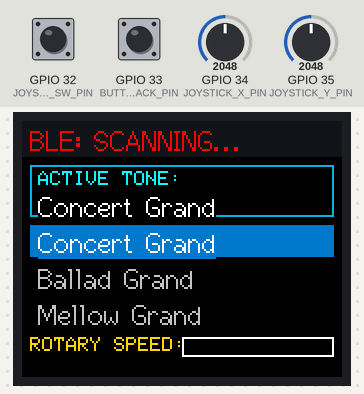
Simulated run of this program. Board: ESP32. On the bench: 160×128 colour display. The inputs (shaded band) are chosen by the test bench; at power-on: GPIO 35 (JOYSTICK_Y_PIN) = 2048, GPIO 32 (JOYSTICK_SW_PIN) HIGH, GPIO 34 (JOYSTICK_X_PIN) = 2048, GPIO 33 (BUTTON_BACK_PIN) HIGH. Nothing arrives over Bluetooth unless stated.

Above: at 1.3 s.
1.4 s: GPIO 35 (JOYSTICK_Y_PIN) set to 2933
2.9 s: GPIO 35 (JOYSTICK_Y_PIN) set to 3064
At 5.09 s:
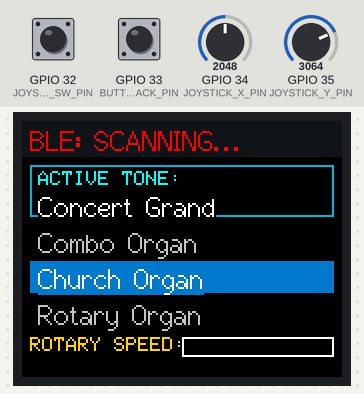
5.2 s: GPIO 32 (JOYSTICK_SW_PIN) pulled LOW for 0.15 s
At 6.6 s:
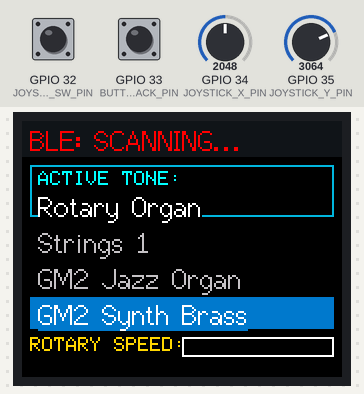
7.4 s: GPIO 35 (JOYSTICK_Y_PIN) set to 1046
8.9 s: GPIO 35 (JOYSTICK_Y_PIN) set to 938
At 9.39 s:
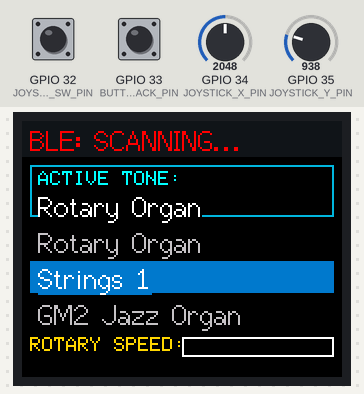
11.9 s: GPIO 34 (JOYSTICK_X_PIN) set to 2866
At 13.2 s:
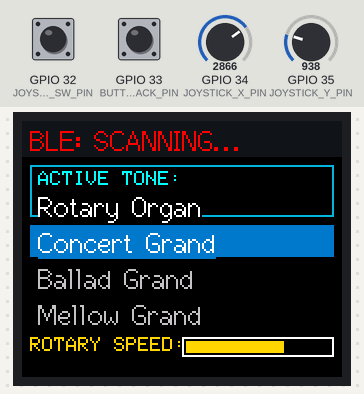
Timing chart, 0 to 14.4 s (numbered marks = the images above; inputs shaded):
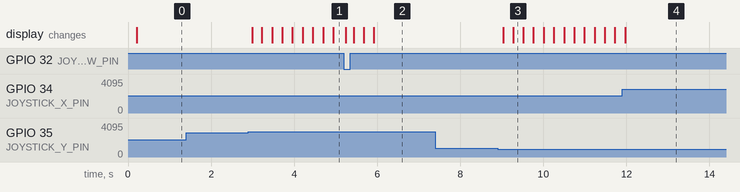

The program:

main.cpp
```cpp
#include <Arduino.h>
#include <TFT_eSPI.h>
#include <BLEDevice.h>
#include <BLEUtils.h>
#include <BLEScan.h>
#include <BLEClient.h>

// --- Hardware Pin Definitions ---
#define JOYSTICK_X_PIN  34
#define JOYSTICK_Y_PIN  35
#define JOYSTICK_SW_PIN 32
#define BUTTON_BACK_PIN 33

// --- MIDI BLE UUIDs for Roland FP-30X ---
static BLEUUID midiServiceUUID("03B80E5A-EDE8-4B33-A751-6CE34E4C7000");
static BLEUUID midiCharUUID("7772E528-C0F2-4F2B-9E61-317329598C71");

// --- Screen & Rendering Setup ---
TFT_eSPI tft = TFT_eSPI();
TFT_eSprite canvas = TFT_eSprite(&tft);

// --- Roland FP-30X Preset Data Structure ---
struct RolandTone {
  const char* name;
  uint8_t msb;
  uint8_t lsb;
  uint8_t pc;
};

const RolandTone TONE_BANK[] = {
  {"Concert Grand", 0, 0, 0},
  {"Ballad Grand",  0, 0, 1},
  {"Mellow Grand",  0, 0, 2},
  {"Bright Grand",  0, 0, 3},
  {"1976 E.Piano",  0, 0, 4},
  {"Tine E.Piano",  0, 0, 5},
  {"Synth Bell",    0, 0, 10},
  {"Pipe Organ",    0, 0, 14},
  {"Combo Organ",   0, 0, 15},
  {"Church Organ",  0, 0, 16},
  {"Rotary Organ",  0, 0, 17},
  {"Strings 1",     0, 0, 19},
  {"GM2 Jazz Organ",121,0, 16},
  {"GM2 Synth Brass",121,0, 62}
};
const int TOTAL_TONES = sizeof(TONE_BANK) / sizeof(RolandTone);

// --- State Variables ---
enum AppScreen { SCREEN_CONTROL, SCREEN_SAVER };
AppScreen currentScreen = SCREEN_CONTROL;

int selectedToneIndex = 0;
int activeToneIndex = 0;
uint8_t lastRotaryVal = 255;
unsigned long lastInputTime = 0;
const unsigned long IDLE_TIMEOUT_MS = 30000; // 30s auto screensaver

// --- BLE Client State ---
BLERemoteCharacteristic* pRemoteCharacteristic = nullptr;
BLEClient* pClient = nullptr;
bool bleConnected = false;
bool bleConnecting = false;
BLEAdvertisedDevice* targetDevice = nullptr;

// --- Wave Screensaver Class ---
class WaveScreensaver {
private:
  uint8_t sinTable[256];
  uint16_t fadeLUT[64];
  uint8_t phase = 0;

public:
  void init(TFT_eSprite &spr) {
    for (int i = 0; i < 256; i++) {
      sinTable[i] = (uint8_t)((sin(i * 2.0 * PI / 256.0) + 1.0) * 127.5);
    }
    for (int i = 0; i < 64; i++) {
      uint8_t r = 30  + (225 * i) / 63;
      uint8_t g = 140 + (115 * i) / 63;
      uint8_t b = 255 - (100 * i) / 63;
      fadeLUT[i] = spr.color565(r, g, b);
    }
  }

  void render(TFT_eSprite &spr) {
    spr.fillSprite(TFT_BLACK);

    // Header overlay
    spr.setTextColor(TFT_DARKGREY, TFT_BLACK);
    spr.drawString("ROLAND FP-30X IDLE", 25, 10, 2);

    for (int x = 0; x < 160; x++) {
      uint8_t idx1 = (x * 1 + phase) % 256;
      uint8_t idx2 = (x * 2 - phase) % 256;
      int smoothSine = ((int)sinTable[idx1] * 3 + (int)sinTable[idx2]) / 4;
      int y1 = 45 + (smoothSine * 20 / 128);

      uint8_t idx3 = (x * 1 - phase) % 256;
      uint8_t idx4 = (x * 2 + phase * 2) % 256;
      int fadeSine = ((int)sinTable[idx3] * 3 + (int)sinTable[idx4]) / 4;
      int y2 = y1 + 12 + (fadeSine * 10 / 128);

      if (y1 >= 120) continue;
      if (y2 < y1) y2 = y1;
      if (y2 > 120) y2 = 120;

      int solidHeight = y2 - y1;
      if (solidHeight > 0) {
        spr.drawFastVLine(x, y1, solidHeight, fadeLUT[0]);
      }

      int fadeDist = 120 - y2;
      if (fadeDist > 0) {
        for (int y = y2; y < 120; y++) {
          int lutIndex = ((y - y2) * 63) / fadeDist;
          spr.drawPixel(x, y, fadeLUT[lutIndex]);
        }
      }
    }
    phase += 4;
    spr.pushSprite(0, 0);
  }
};

WaveScreensaver screensaver;

// --- MIDI BLE Packet Transmit Helper ---
void sendBLEMIDICommand(uint8_t status, uint8_t data1, uint8_t data2 = 0xFF) {
  if (!bleConnected || pRemoteCharacteristic == nullptr) return;

  uint8_t packet[5];
  packet[0] = 0x80; // Header byte with timestamp
  packet[1] = 0x80; // Timestamp byte
  packet[2] = status;
  packet[3] = data1;

  size_t len = 4;
  if (data2 != 0xFF) {
    packet[4] = data2;
    len = 5;
  }

  pRemoteCharacteristic->writeValue(packet, len, false);
}

void selectRolandTone(int index) {
  if (index < 0 || index >= TOTAL_TONES) return;
  RolandTone tone = TONE_BANK[index];

  // Send CC#0 (Bank Select MSB), CC#32 (Bank Select LSB), Program Change
  sendBLEMIDICommand(0xB0, 0x00, tone.msb);
  sendBLEMIDICommand(0xB0, 0x20, tone.lsb);
  sendBLEMIDICommand(0xC0, tone.pc);

  activeToneIndex = index;
}

void sendRotarySpeed(uint8_t val) {
  // CC#1 Modulation Wheel drives Leslie speed on Roland engines
  sendBLEMIDICommand(0xB0, 0x01, val);
}

// --- BLE Scanner Callbacks ---
class AdvertisedDeviceCallbacks : public BLEAdvertisedDeviceCallbacks {
  void onResult(BLEAdvertisedDevice advertisedDevice) {
    if (advertisedDevice.isAdvertisingService(midiServiceUUID)) {
      BLEDevice::getScan()->stop();
      targetDevice = new BLEAdvertisedDevice(advertisedDevice);
      bleConnecting = true;
    }
  }
};

bool connectToPiano() {
  pClient = BLEDevice::createClient();
  if (!pClient->connect(targetDevice)) return false;

  BLERemoteService* pRemoteService = pClient->getService(midiServiceUUID);
  if (pRemoteService == nullptr) {
    pClient->disconnect();
    return false;
  }

  pRemoteCharacteristic = pRemoteService->getCharacteristic(midiCharUUID);
  if (pRemoteCharacteristic == nullptr) {
    pClient->disconnect();
    return false;
  }

  bleConnected = true;
  bleConnecting = false;
  return true;
}

// --- UI Drawing Engine ---
void renderControlUI() {
  canvas.fillSprite(TFT_BLACK);

  // Status Header
  canvas.fillRect(0, 0, 160, 18, canvas.color565(20, 20, 30));
  if (bleConnected) {
    canvas.setTextColor(TFT_GREEN, canvas.color565(20, 20, 30));
    canvas.drawString("BLE: CONNECTED", 4, 2, 2);
  } else if (bleConnecting) {
    canvas.setTextColor(TFT_YELLOW, canvas.color565(20, 20, 30));
    canvas.drawString("BLE: CONNECTING...", 4, 2, 2);
  } else {
    canvas.setTextColor(TFT_RED, canvas.color565(20, 20, 30));
    canvas.drawString("BLE: SCANNING...", 4, 2, 2);
  }

  // Active Sound Title Box
  canvas.drawRect(4, 22, 152, 26, canvas.color565(0, 180, 220));
  canvas.setTextColor(TFT_CYAN, TFT_BLACK);
  canvas.drawString("ACTIVE TONE:", 8, 25, 1);
  canvas.setTextColor(TFT_WHITE, TFT_BLACK);
  canvas.drawString(TONE_BANK[activeToneIndex].name, 8, 35, 2);

  // Scrollable Tone Menu Window (Displays 3 items)
  int startIdx = max(0, selectedToneIndex - 1);
  if (startIdx + 3 > TOTAL_TONES) startIdx = max(0, TOTAL_TONES - 3);

  for (int i = 0; i < 3; i++) {
    int itemIdx = startIdx + i;
    if (itemIdx >= TOTAL_TONES) break;

    int y = 52 + (i * 18);
    if (itemIdx == selectedToneIndex) {
      canvas.fillRect(4, y, 152, 16, canvas.color565(0, 120, 200));
      canvas.setTextColor(TFT_WHITE, canvas.color565(0, 120, 200));
    } else {
      canvas.setTextColor(TFT_SILVER, TFT_BLACK);
    }
    canvas.drawString(TONE_BANK[itemIdx].name, 8, y + 1, 2);
  }

  // Real-Time Rotary Bar
  canvas.setTextColor(TFT_GOLD, TFT_BLACK);
  canvas.drawString("ROTARY SPEED:", 4, 108, 1);
  canvas.drawRect(80, 108, 76, 10, TFT_WHITE);
  int fillWidth = map((lastRotaryVal == 255) ? 0 : lastRotaryVal, 0, 127, 0, 72);
  canvas.fillRect(82, 110, fillWidth, 6, TFT_GOLD);

  canvas.pushSprite(0, 0);
}

// --- Setup & Loop ---
void setup() {
  Serial.begin(115200);

  // Configure Inputs
  pinMode(JOYSTICK_SW_PIN, INPUT_PULLUP);
  pinMode(BUTTON_BACK_PIN, INPUT_PULLUP);
  analogSetAttenuation(ADC_11db);

  // Initialize Display & Sprite
  tft.init();
  tft.setRotation(1); // 160x128 Landscape
  canvas.createSprite(160, 128);
  screensaver.init(canvas);

  // BLE Initialization
  BLEDevice::init("ESP32_FP30X_Ctrl");
  BLEScan* pBLEScan = BLEDevice::getScan();
  pBLEScan->setAdvertisedDeviceCallbacks(new AdvertisedDeviceCallbacks());
  pBLEScan->setActiveScan(true);
  pBLEScan->setInterval(100);
  pBLEScan->setWindow(99);
  pBLEScan->start(0, false);

  lastInputTime = millis();
}

void loop() {
  unsigned long now = millis();

  // BLE Connection Handler
  if (bleConnecting && targetDevice != nullptr) {
    if (!connectToPiano()) {
      bleConnecting = false;
      BLEDevice::getScan()->start(0, false);
    }
  }

  // Process Inputs
  int rawX = analogRead(JOYSTICK_X_PIN);
  int rawY = analogRead(JOYSTICK_Y_PIN);
  bool selectPressed = (digitalRead(JOYSTICK_SW_PIN) == LOW);
  bool backPressed = (digitalRead(BUTTON_BACK_PIN) == LOW);

  static unsigned long lastNavTime = 0;
  bool activityDetected = false;

  // Screensaver Wakeup Check
  if (currentScreen == SCREEN_SAVER) {
    if (rawY < 1000 || rawY > 3000 || rawX < 1000 || rawX > 3000 || selectPressed || backPressed) {
      currentScreen = SCREEN_CONTROL;
      lastInputTime = now;
      delay(200); // Debounce
      return;
    }
    screensaver.render(canvas);
    delay(16); // ~60 FPS update
    return;
  }

  // Navigation Y-Axis (Tone Menu)
  if (now - lastNavTime > 180) {
    if (rawY < 1000) { // Up
      selectedToneIndex = max(0, selectedToneIndex - 1);
      lastNavTime = now;
      activityDetected = true;
    } else if (rawY > 3000) { // Down
      selectedToneIndex = min(TOTAL_TONES - 1, selectedToneIndex + 1);
      lastNavTime = now;
      activityDetected = true;
    }
  }

  // Continuous Control X-Axis (Live Rotary Speaker Modulation)
  if (rawX < 1200 || rawX > 2800) {
    uint8_t rotaryVal = map(constrain(rawX, 0, 4095), 0, 4095, 0, 127);
    if (abs(rotaryVal - lastRotaryVal) > 2) {
      lastRotaryVal = rotaryVal;
      sendRotarySpeed(rotaryVal);
      activityDetected = true;
    }
  }

  // Select Switch (Apply Tone)
  static bool lastSelectState = HIGH;
  bool currentSelectState = digitalRead(JOYSTICK_SW_PIN);
  if (lastSelectState == HIGH && currentSelectState == LOW) {
    selectRolandTone(selectedToneIndex);
    activityDetected = true;
  }
  lastSelectState = currentSelectState;

  // Back Button (Manual Screensaver trigger)
  if (backPressed) {
    currentScreen = SCREEN_SAVER;
    delay(200);
    return;
  }

  // Idle Timeout check
  if (activityDetected) lastInputTime = now;
  if (now - lastInputTime > IDLE_TIMEOUT_MS) {
    currentScreen = SCREEN_SAVER;
  }

  renderControlUI();
  delay(20);
}
```

Measured:
- the behaviour switches between 3000 and 3001 on GPIO 35 (JOYSTICK_Y_PIN) (found by bisection; images 0 and 1)
- the behaviour switches between 1000 and 999 on GPIO 35 (JOYSTICK_Y_PIN) (found by bisection; images 2 and 3)
- after the input at 1.4 s, every drawn part: stays the same
- after the input at 2.9 s, the display: first changes after 0.09 s (image 1 shows a later state)
- after the input at 5.2 s, the display: first changes at once (image 2 shows a later state)
- after the input at 7.4 s, every drawn part: stays the same
- after the input at 8.9 s, the display: first changes after 0.14 s (image 3 shows a later state)
- after the input at 11.9 s, the display: changes after 0.08 s (image 4)
